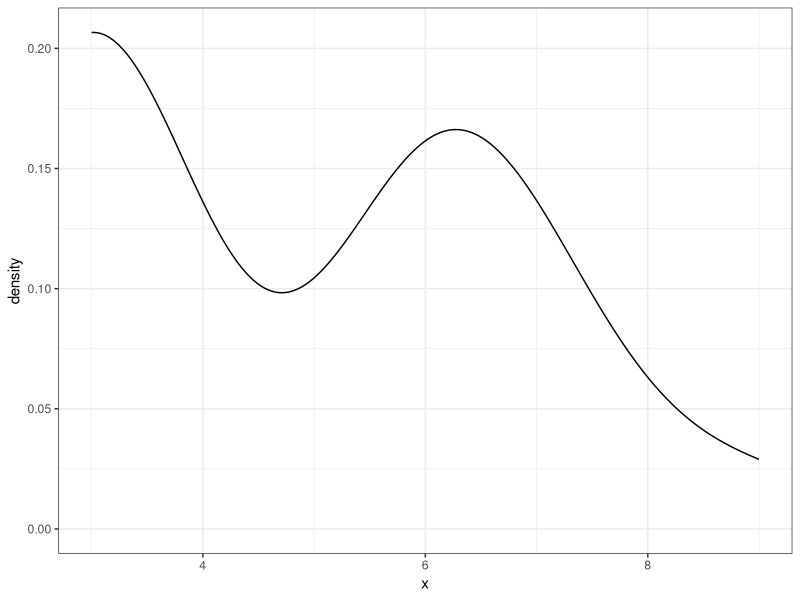
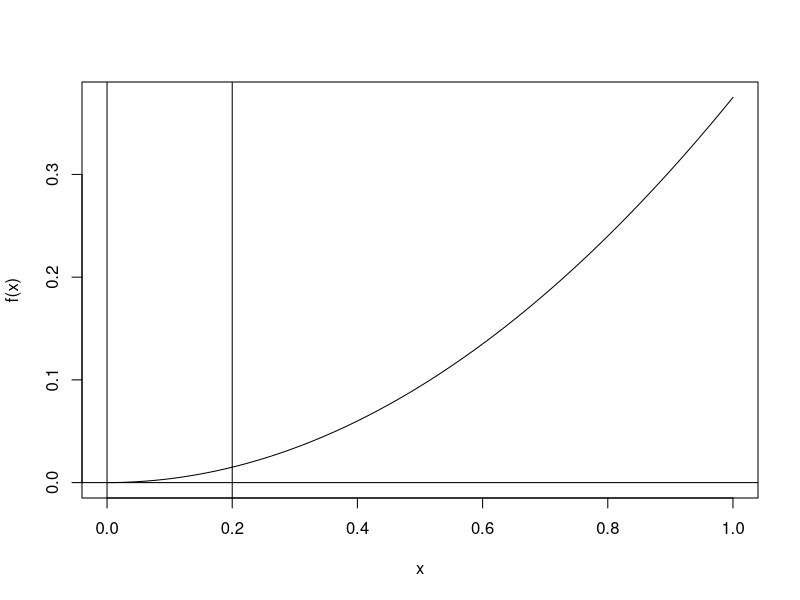
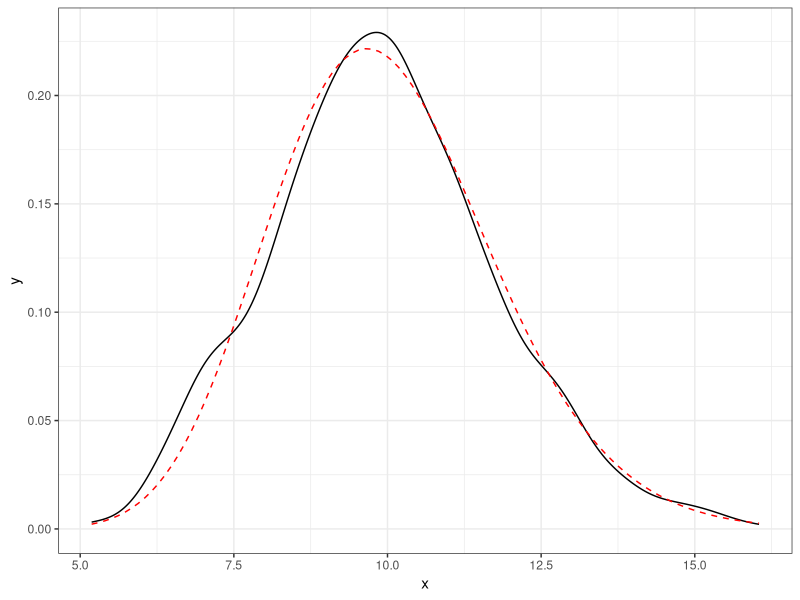

R code for these plots, in order:
## ---- chunk 1
library(ggplot2)
library(lattice)
## ---- chunk 2
Population <- c(3, 6, 7, 9, 11, 14)
MIN <- apply(combn(Population, 3), 2, min)
MIN
mean(MIN)  # mean of the sampling distribution
# This statistic is an estimate of the population Min (3).
ggplot(data = data.frame(x = MIN), aes(x = x)) + geom_density() + theme_bw()
## ---- chunk 3
f <- function(x){3*x^2/8}
integrate(f, 0, 2)$value # must be 1 for it to be a valid pdf
integrate(f, 0, 1/5)$value

curve(f)
abline(v=0)
abline(v=1/5)
abline(h=0)
## ---- chunk 4
set.seed(13)
sims <- 1000
xbar <- numeric(sims)
for(i in 1:sims){
  xbar[i] <- mean(rexp(30, 1/10))
}
mean(xbar)
mean(xbar >= 12)
library(ggplot2)
ggplot(data = data.frame(x = xbar), aes(x = x)) + geom_density() + theme_bw() + stat_function(fun = dgamma, args = list(30*1, 30/10), lty = "dashed", color = "red")
